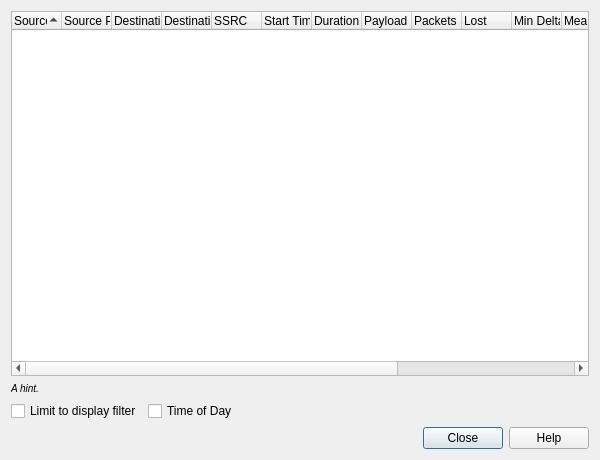
<?xml version="1.0" encoding="UTF-8"?>
<ui version="4.0">
 <class>RtpStreamDialog</class>
 <widget class="QDialog" name="RtpStreamDialog">
  <property name="geometry">
   <rect>
    <x>0</x>
    <y>0</y>
    <width>600</width>
    <height>460</height>
   </rect>
  </property>
  <property name="windowTitle">
   <string>Dialog</string>
  </property>
  <layout class="QVBoxLayout" name="verticalLayout">
   <item>
    <widget class="QTreeWidget" name="streamTreeWidget">
     <property name="selectionMode">
      <enum>QAbstractItemView::MultiSelection</enum>
     </property>
     <property name="textElideMode">
      <enum>Qt::ElideMiddle</enum>
     </property>
     <property name="rootIsDecorated">
      <bool>false</bool>
     </property>
     <property name="uniformRowHeights">
      <bool>true</bool>
     </property>
     <property name="itemsExpandable">
      <bool>false</bool>
     </property>
     <property name="sortingEnabled">
      <bool>true</bool>
     </property>
     <property name="expandsOnDoubleClick">
      <bool>false</bool>
     </property>
     <attribute name="headerDefaultSectionSize">
      <number>50</number>
     </attribute>
     <column>
      <property name="text">
       <string>Source Address</string>
      </property>
     </column>
     <column>
      <property name="text">
       <string>Source Port</string>
      </property>
     </column>
     <column>
      <property name="text">
       <string>Destination Address</string>
      </property>
     </column>
     <column>
      <property name="text">
       <string>Destination Port</string>
      </property>
     </column>
     <column>
      <property name="text">
       <string>SSRC</string>
      </property>
     </column>
     <column>
      <property name="text">
       <string>Start Time</string>
      </property>
     </column>
     <column>
      <property name="text">
       <string>Duration</string>
      </property>
     </column>
     <column>
      <property name="text">
       <string>Payload</string>
      </property>
     </column>
     <column>
      <property name="text">
       <string>Packets</string>
      </property>
     </column>
     <column>
      <property name="text">
       <string>Lost</string>
      </property>
     </column>
     <column>
      <property name="text">
       <string>Min Delta (ms)</string>
      </property>
     </column>
     <column>
      <property name="text">
       <string>Mean Delta (ms)</string>
      </property>
     </column>
     <column>
      <property name="text">
       <string>Max Delta (ms)</string>
      </property>
     </column>
     <column>
      <property name="text">
       <string>Min Jitter</string>
      </property>
     </column>
     <column>
      <property name="text">
       <string>Mean Jitter</string>
      </property>
     </column>
     <column>
      <property name="text">
       <string>Max Jitter</string>
      </property>
     </column>
     <column>
      <property name="text">
       <string>Status</string>
      </property>
     </column>
    </widget>
   </item>
   <item>
    <widget class="QLabel" name="hintLabel">
     <property name="text">
      <string>&lt;small&gt;&lt;i&gt;A hint.&lt;/i&gt;&lt;/small&gt;</string>
     </property>
     <property name="wordWrap">
      <bool>true</bool>
     </property>
    </widget>
   </item>
   <item>
     <layout class="QHBoxLayout" name="textSearchLayout"/>
   </item>
   <item>
    <layout class="QHBoxLayout" name="horizontalLayout">
     <item>
      <widget class="QCheckBox" name="displayFilterCheckBox">
       <property name="toolTip">
        <string>&lt;html&gt;&lt;head/&gt;&lt;body&gt;&lt;p&gt;Only show conversations matching the current display filter&lt;/p&gt;&lt;/body&gt;&lt;/html&gt;</string>
       </property>
       <property name="text">
        <string>Limit to display filter</string>
       </property>
      </widget>
     </item>
     <item>
      <widget class="QCheckBox" name="todCheckBox">
       <property name="text">
        <string>Time of Day</string>
       </property>
      </widget>
     </item>
     <item>
      <spacer name="horizontalSpacer">
       <property name="orientation">
        <enum>Qt::Horizontal</enum>
       </property>
       <property name="sizeHint" stdset="0">
        <size>
         <width>40</width>
         <height>20</height>
        </size>
       </property>
      </spacer>
     </item>
    </layout>
   </item>
   <item>
    <widget class="QDialogButtonBox" name="buttonBox">
     <property name="orientation">
      <enum>Qt::Horizontal</enum>
     </property>
     <property name="standardButtons">
      <set>QDialogButtonBox::Close|QDialogButtonBox::Help</set>
     </property>
    </widget>
   </item>
  </layout>
  <action name="actionFindReverse">
   <property name="text">
    <string>Find &amp;Reverse</string>
   </property>
   <property name="toolTip">
    <string>All forward/reverse stream actions</string>
   </property>
  </action>
  <action name="actionFindReverseNormal">
   <property name="text">
    <string>Find &amp;Reverse</string>
   </property>
   <property name="toolTip">
    <string>Find the reverse stream matching the selected forward stream.</string>
   </property>
   <property name="shortcut">
    <string>R</string>
   </property>
  </action>
  <action name="actionFindReversePair">
   <property name="text">
    <string>Find All &amp;Pairs</string>
   </property>
   <property name="toolTip">
    <string>Select all streams which are paired in forward/reverse relation</string>
   </property>
   <property name="shortcut">
    <string>Shift+R</string>
   </property>
  </action>
  <action name="actionFindReverseSingle">
   <property name="text">
    <string>Find Only &amp;Singles</string>
   </property>
   <property name="toolTip">
    <string>Find all streams which don't have paired reverse stream</string>
   </property>
   <property name="shortcut">
    <string>Ctrl+R</string>
   </property>
  </action>
  <widget class="QMenu" name="menuFindReverse">
   <property name="title">
    <string>Find &amp;Reverse</string>
   </property>
   <property name="toolTipsVisible">
    <bool>true</bool>
   </property>
   <addaction name="actionFindReverseNormal"/>
   <addaction name="actionFindReversePair"/>
   <addaction name="actionFindReverseSingle"/>
  </widget>
  <action name="actionMarkPackets">
   <property name="text">
    <string>Mark Packets</string>
   </property>
   <property name="toolTip">
    <string>Mark the packets of the selected stream(s).</string>
   </property>
   <property name="shortcut">
    <string>M</string>
   </property>
  </action>
  <widget class="QMenu" name="menuSelect">
   <property name="title">
    <string>Select</string>
   </property>
   <property name="toolTipsVisible">
    <bool>true</bool>
   </property>
   <addaction name="actionSelectAll"/>
   <addaction name="actionSelectNone"/>
   <addaction name="actionSelectInvert"/>
  </widget>
  <action name="actionSelectAll">
   <property name="text">
    <string>All</string>
   </property>
   <property name="toolTip">
    <string>Select all</string>
   </property>
   <property name="shortcut">
    <string notr="true">Ctrl+A</string>
   </property>
  </action>
  <action name="actionSelectNone">
   <property name="text">
    <string>None</string>
   </property>
   <property name="toolTip">
    <string>Clear selection</string>
   </property>
   <property name="shortcut">
    <string notr="true">Ctrl+Shift+A</string>
   </property>
  </action>
  <action name="actionSelectInvert">
   <property name="text">
    <string>Invert</string>
   </property>
   <property name="toolTip">
    <string>Invert selection</string>
   </property>
   <property name="shortcut">
    <string notr="true">Ctrl+I</string>
   </property>
  </action>
  <action name="actionGoToSetup">
   <property name="text">
    <string>Go To Setup</string>
   </property>
   <property name="toolTip">
    <string>Go to the setup packet for this stream.</string>
   </property>
   <property name="shortcut">
    <string>G</string>
   </property>
  </action>
  <action name="actionPrepareFilter">
   <property name="text">
    <string>Prepare &amp;Filter</string>
   </property>
   <property name="toolTip">
    <string>Prepare a filter matching the selected stream(s).</string>
   </property>
   <property name="shortcut">
    <string>P</string>
   </property>
  </action>
  <action name="actionExportAsRtpDump">
   <property name="text">
    <string>&amp;Export</string>
   </property>
   <property name="toolTip">
    <string>Export the stream payload as rtpdump</string>
   </property>
   <property name="shortcut">
    <string>E</string>
   </property>
  </action>
  <action name="actionAnalyze">
   <property name="text">
    <string>&amp;Analyze</string>
   </property>
   <property name="toolTip">
    <string>Open the analysis window for the selected stream(s) and add it to it</string>
   </property>
   <property name="shortcut">
    <string>A</string>
   </property>
  </action>
  <action name="actionCopyButton">
   <property name="text">
    <string>Cop&amp;y</string>
   </property>
   <property name="toolTip">
    <string>Open copy menu</string>
   </property>
  </action>
  <action name="actionCopyAsCsv">
   <property name="text">
    <string>Copy as CSV</string>
   </property>
   <property name="toolTip">
    <string>Copy stream list as CSV.</string>
   </property>
  </action>
  <action name="actionCopyAsYaml">
   <property name="text">
    <string>Copy as YAML</string>
   </property>
   <property name="toolTip">
    <string>Copy stream list as YAML.</string>
   </property>
  </action>
 </widget>
 <resources/>
 <connections>
  <connection>
   <sender>buttonBox</sender>
   <signal>accepted()</signal>
   <receiver>RtpStreamDialog</receiver>
   <slot>accept()</slot>
   <hints>
    <hint type="sourcelabel">
     <x>248</x>
     <y>254</y>
    </hint>
    <hint type="destinationlabel">
     <x>157</x>
     <y>274</y>
    </hint>
   </hints>
  </connection>
  <connection>
   <sender>buttonBox</sender>
   <signal>rejected()</signal>
   <receiver>RtpStreamDialog</receiver>
   <slot>reject()</slot>
   <hints>
    <hint type="sourcelabel">
     <x>316</x>
     <y>260</y>
    </hint>
    <hint type="destinationlabel">
     <x>286</x>
     <y>274</y>
    </hint>
   </hints>
  </connection>
 </connections>
</ui>
